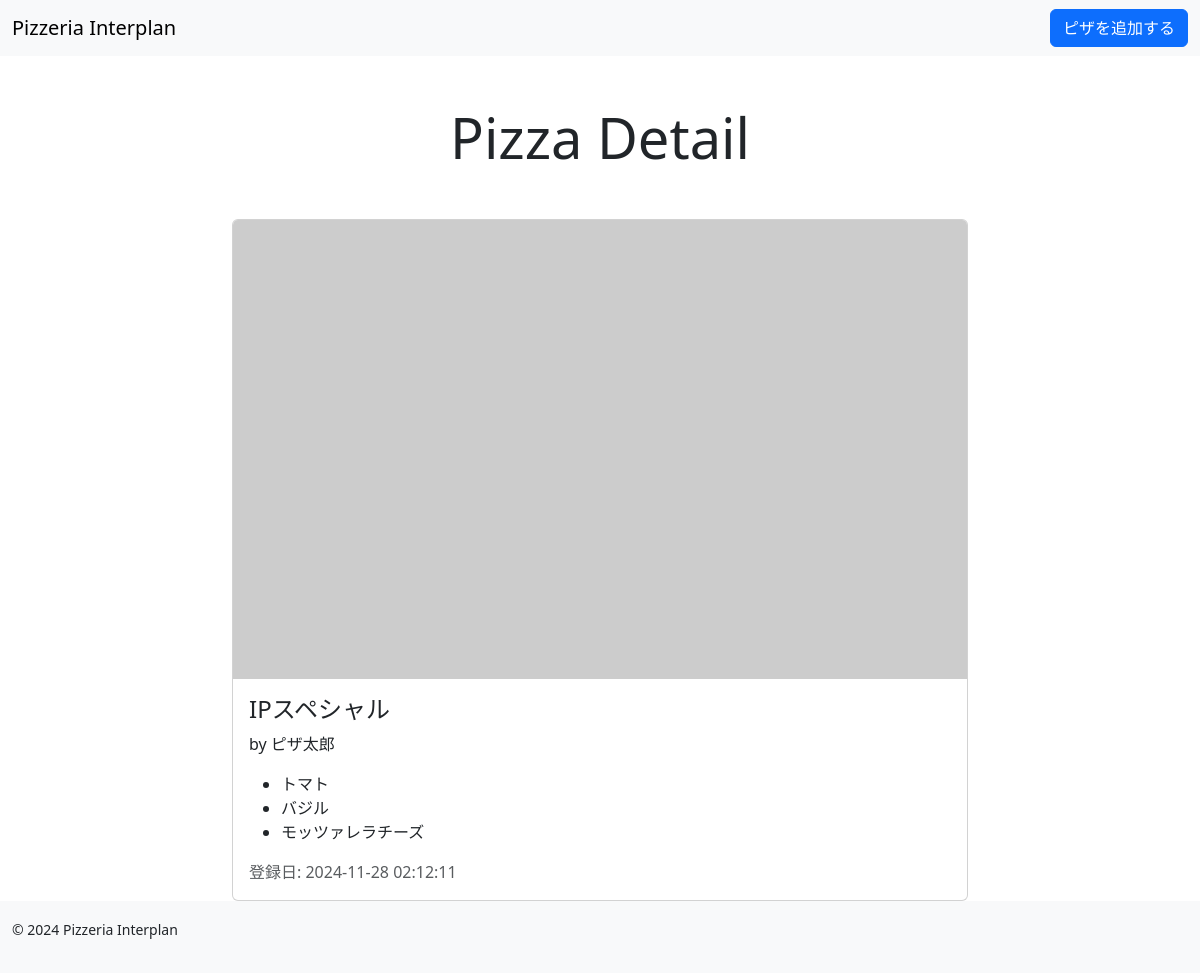
The page /detail.php?id=1 on the database as committed earlier.
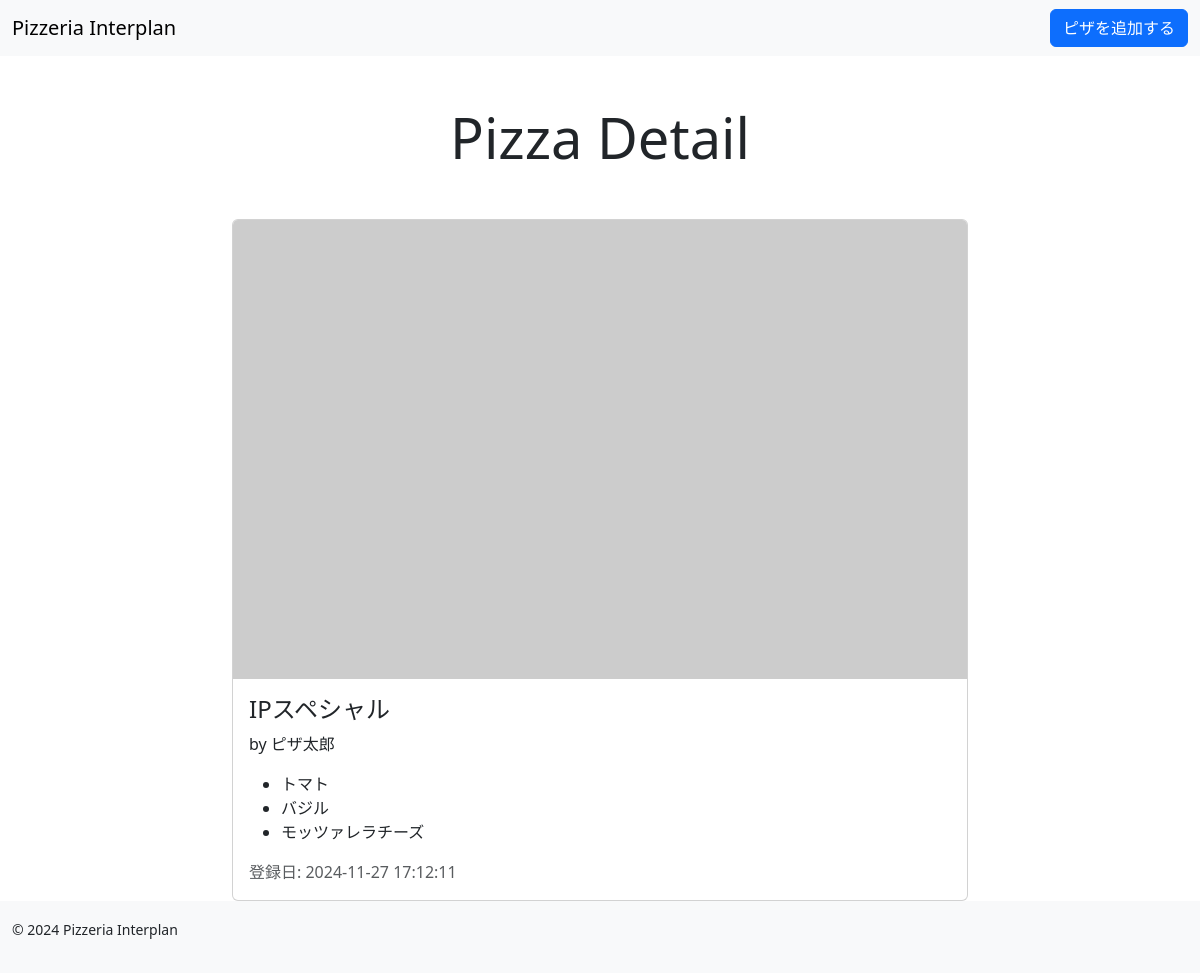
The same page on the database as committed later.
### tables this page shows
CREATE TABLE `pizzas` (
  `id` int(11) NOT NULL,
  `pizza_name` varchar(255) NOT NULL,
  `chef_name` varchar(255) NOT NULL,
  `toppings` varchar(255) NOT NULL,
  `created_at` timestamp NOT NULL DEFAULT CURRENT_TIMESTAMP
);

### detail.php (the view, shortened to what this page needs)
<?php
require 'dbconnect.php';
if (isset($_GET['id'])) {
  $stmt = $db->prepare('SELECT * FROM pizzas WHERE id = ?');
  $stmt->bindValue(1, $_GET['id']);
  $result = $stmt->execute();
  if ($result) {
    $pizza = $stmt->fetch();
  }
} else {
  header('location: index.php');
  exit;
}
?>
<?php include 'header.php'; ?>
<div class="container">
  <h1 class="text-center display-4 my-5">
    Pizza Detail
  </h1>
  <div class="row justify-content-center">
    <div class="col-md-8">
      <div class="card">
        <img src="https://dummyimage.com/800x500/9f2/fff&text=PIZZA" alt="" class="card-img-top">
        <div class="card-body">
          <h2 class="h4"><?= htmlspecialchars($pizza['pizza_name']); ?></h2>
          <p class="card-text">by <?= htmlspecialchars($pizza['chef_name']); ?></p>
          <?php
          if ($pizza['toppings']) :
            $toppings = explode(',', $pizza['toppings']);
          ?>
            <ul>
              <?php foreach ($toppings as $topping): ?>
                <li><?= htmlspecialchars($topping); ?></li>
              <?php endforeach; ?>
            </ul>
          <?php endif; ?>
          <p class="card-text text-muted">登録日: <?= htmlspecialchars($pizza['created_at']); ?></p>
        </div>
      </div>
    </div>
  </div>
</div>
<?php include 'footer.php'; ?>

Rows that differ between the two databases and show on the page:
changed pizzas "IPスペシャル": created_at "2024-11-28 02:12:11" → "2024-11-27 17:12:11"
